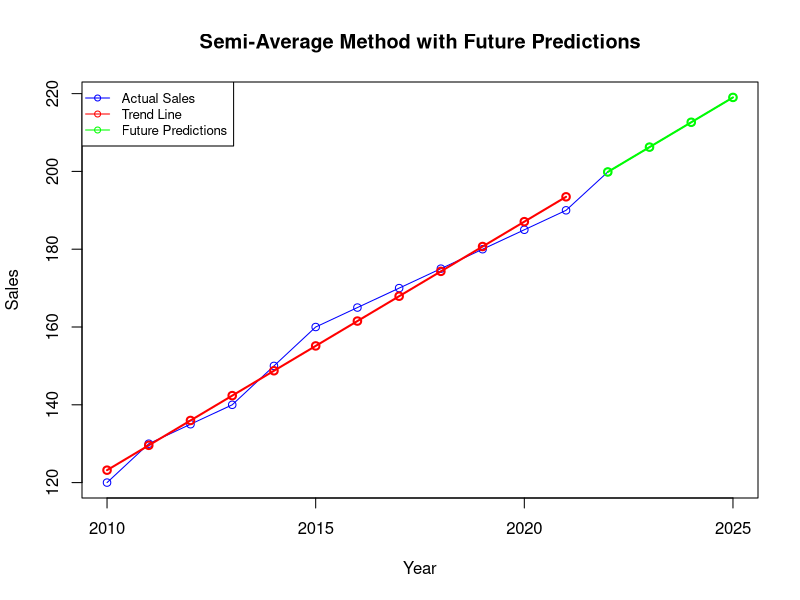

Write R code to recreate this figure.
# Sample data for years and sales
years <- 2010:2021
sales <- c(120, 130, 135, 140, 150, 160, 165, 170, 175, 180, 185, 190)

# Step 1: Split the sales and years data into two halves
n <- length(sales)
half <- floor(n / 2)

# Splitting years and sales into two halves
years_first_half <- years[1:half]
sales_first_half <- sales[1:half]
years_second_half <- years[(half + 1):n]
sales_second_half <- sales[(half + 1):n]

# Step 2: Calculate the average of each half for sales and years
avg_sales_first_half <- mean(sales_first_half)
avg_sales_second_half <- mean(sales_second_half)
avg_years_first_half <- mean(years_first_half)
avg_years_second_half <- mean(years_second_half)

# Step 3: Calculate the slope (m) and intercept (b) for the trend line
slope <- (avg_sales_second_half - avg_sales_first_half) / 
  (avg_years_second_half - avg_years_first_half)
intercept <- avg_sales_first_half - slope * avg_years_first_half

# Generate the trend line for the existing years
trend_line <- slope * years + intercept

# Step 4: Predict future sales
future_years <- 2022:2025  # Extend years as needed
future_trend <- slope * future_years + intercept  # Predicted sales for future years

# Combine existing and predicted data for plotting
all_years <- c(years, future_years)
all_sales <- c(sales, future_trend)

# Plotting the sales data with the trend line and future predictions
plot(all_years, all_sales, type = "o", col = "blue", xlab = "Year", ylab = "Sales",
     main = "Semi-Average Method with Future Predictions")
lines(years, trend_line, type = "o", col = "red", lwd = 2)
lines(future_years, future_trend, type = "o", col = "green", lwd = 2)
legend("topleft", legend = c("Actual Sales", "Trend Line", "Future Predictions"), 
       col = c("blue", "red", "green"), lty = 1, pch = 1, cex = 0.8)

# Display predicted values for future years
data.frame(Year = future_years, Predicted_Sales = future_trend)


library(forecast)